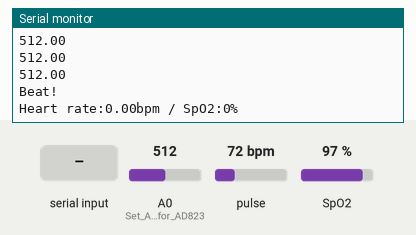
This sketch was run on a simulated Arduino Uno, built with avr-gcc and run on an emulated ATmega328P. Shown: the last lines printed to the serial monitor. The inputs (shaded band) are chosen by the test bench; at power-on: pulse 72 bpm, SpO2 97 %, A0 (Set_A0_as_input_for_AD823) = 512.

Above: at 1.2 s.
1.3 s: "1\n" received over Serial
At 1.54 s:
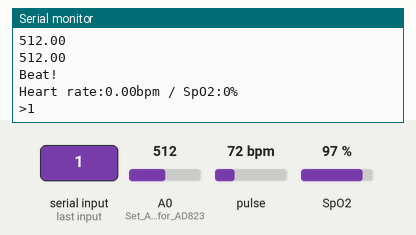
2.8 s: pulse set to 42 bpm
At 3.8 s:
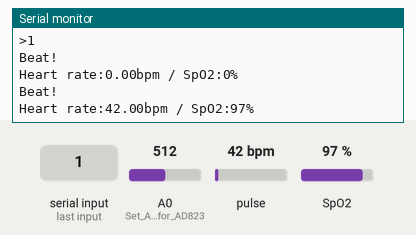
4.3 s: byte 10 (10) received over Serial
At 4.9 s:
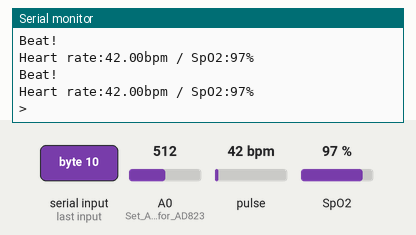
5.8 s: "1\n" received over the second serial link
At 5.96 s:
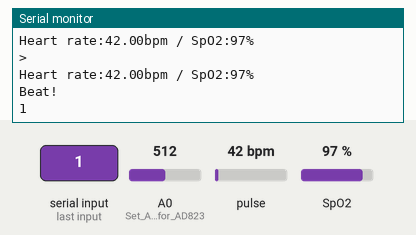
7.3 s: SpO2 set to 80 %
At 8.6 s:
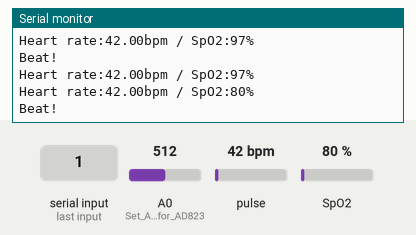
8.8 s: "0\n" received over Serial
At 8.96 s:
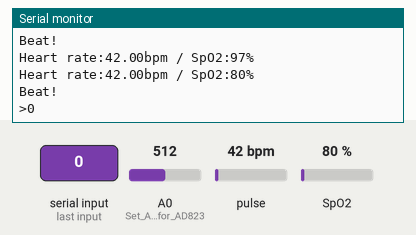
Timing chart, 0 to 11.3 s (numbered marks = the images above; inputs shaded):
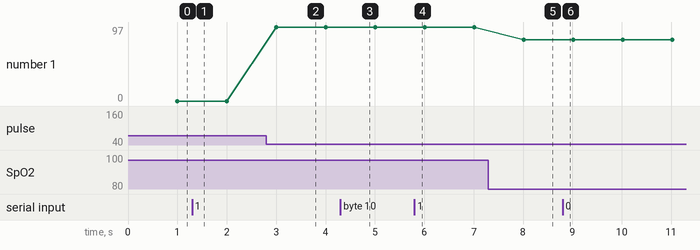

Measured:
- after the input at 1.3 s, the serial monitor: prints a new line at once (image 1)
- after the input at 2.8 s, the serial monitor: prints a new line after 0.20 s (image 2)
- after the input at 4.3 s, the serial monitor: prints a new line at once (image 3)
- after the input at 5.8 s, the serial monitor: prints a new line at once (image 4)
- after the input at 7.3 s, the serial monitor: prints a new line after 0.72 s (image 5)
- after the input at 8.8 s, the serial monitor: prints a new line at once (image 6)
- plotted number 1: 97 → 80 after the input at 7.3 s

The sketch:

heartpal_full_code.ino
```cpp
#include <SoftwareSerial.h>
#include <Wire.h>
#include "MAX30100_PulseOximeter.h"
#include "MAX30100.h"

#define REPORTING_PERIOD_MS 1000

SoftwareSerial BTserial(0, 1); // RX | TX

const long baudRate = 9600;
char c = ' ';
boolean NL = true;

MAX30100 sensor;
PulseOximeter pox;

uint32_t tsLastReport = 0;
bool fingerOnSensor = false;

// Callback (registered below) fired when a pulse is detected
void onBeatDetected()
{
  Serial.println("Beat!");
  fingerOnSensor = true;
}

void setup()
{
  Serial.begin(9600);

  BTserial.begin(baudRate);
  Serial.print("BTserial started at "); Serial.println(baudRate);
  Serial.println(" ");
  Serial.print("Initializing pulse oximeter..");

  // Initialize the PulseOximeter instance
  // Failures are generally due to an improper I2C wiring, missing power supply, or wrong target chip
  if (!pox.begin()) {
    Serial.println("FAILED");
    for (;;);
  } else {
    Serial.println("SUCCESS");
  }
  sensor.begin(); // Get raw values
  sensor.setMode(MAX30100_MODE_SPO2_HR);
  pox.begin();
  pinMode(A0, INPUT); // Set A0 as input for AD8232 ECG sensor
}

void loop()
{
  /*-------------MAX30100---------------------*/
  // Make sure to call update as fast as possible
  sensor.update();
  pox.update();

  // Asynchronously dump heart rate and oxidation levels to the serial
  // For both, a value of 0 means "invalid"
  pox.setOnBeatDetectedCallback(onBeatDetected);

  if (fingerOnSensor && millis() - tsLastReport > REPORTING_PERIOD_MS) {
    Serial.print("Heart rate:");
    Serial.print(pox.getHeartRate());
    Serial.print("bpm / SpO2:");
    Serial.print(pox.getSpO2());
    Serial.println("%");

    tsLastReport = millis();
  }

  /*-------------AD8232---------------------*/
  float ecgValue = analogRead(A0);

  if (!fingerOnSensor) {
    float ecgValue = analogRead(A0);
    Serial.println(ecgValue);
  }

  // Read from the Bluetooth module and send to the Arduino Serial Monitor
  if (BTserial.available())
  {
    c = BTserial.read();
    Serial.write(c);
  }

  // Read from the Serial Monitor and send to the Bluetooth module
  if (Serial.available())
  {
    c = Serial.read();
    BTserial.write(c);

    // Echo the user input to the main window. The ">" character indicates the user entered text.
    if (NL) { Serial.print(">");  NL = false; }
    Serial.write(c);
    if (c == 10) { NL = true; }
  }
}
```
